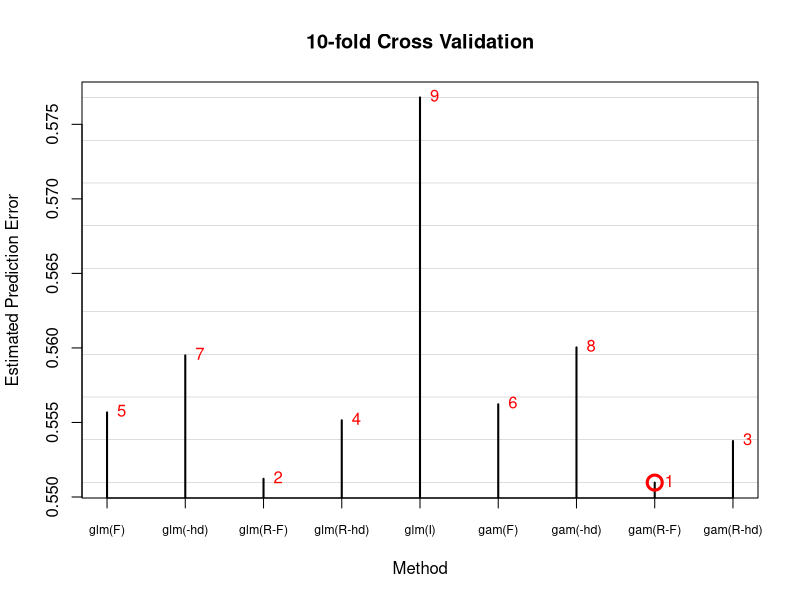
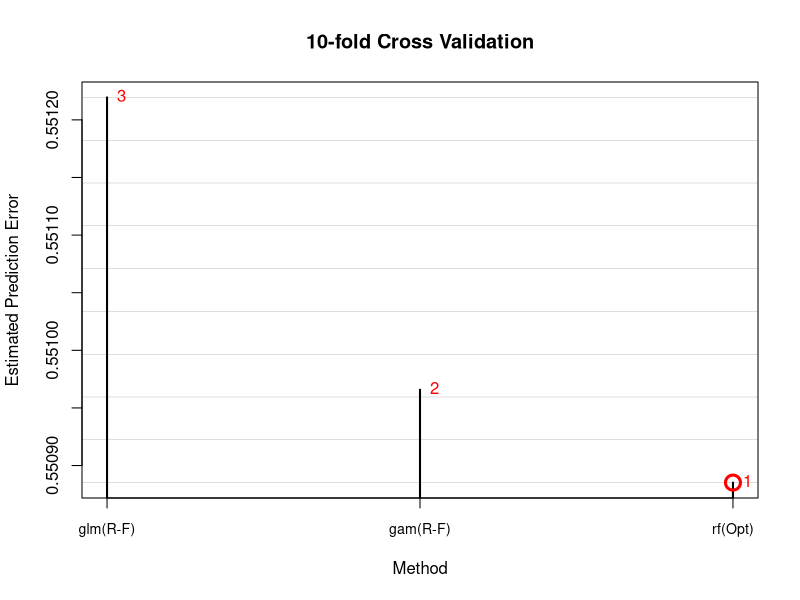

R code for these plots, in order:
## ---- chunk 1
# 1) GLM results:
# Call: 
# 10-fold Cross Validation
# 
# Est. Opt. Method: glm(R-F)
# Est. mspe:        0.551
# Time Spent:       0.889 mins
# > outCV
# $mspe
#                  method      mspe
# method=glm(F)         1 0.5556768
# method=glm(-hd)       2 0.5594973
# method=glm(R-F)       3 0.5512195
# method=glm(R-hd)      4 0.5551445
# method=glm(I)         5 0.5768067
# 
# $opt
# [1] "glm(R-F)"
# 
# 
# 
# 2) GAM results:
# Call: 
# 10-fold Cross Validation
# 
# Est. Opt. Method: gam(R-F)
# Est. mspe:        0.551
# Time Spent:       14.733 mins
# > outCV
# $mspe
#                  method      mspe
# method=gam(F)         1 0.5562196
# method=gam(-hd)       2 0.5600337
# method=gam(R-F)       3 0.5509658
# method=gam(R-hd)      4 0.5537546
# 
# 
# 3) rf results:
# Call:
# 10-fold Cross Validation
# 
# Est. Opt. Method: rf(Opt)
# Est. mspe:        0.551
# Time Spent:       1.614 mins
# 
# > outCV
# $mspe
#                method      mspe
# method=rf(Def)      1 0.5512463
# method=rf(Opt)      2 0.5508852
# 
# $opt
# [1] "rf(Opt)"
# 
# $opt
# [1] "gam(R-F)"
## ---- chunk 2
#plot estimated prediction error
method  = c("glm(F)", "glm(-hd)", "glm(R-F)", "glm(R-hd)", "glm(I)",
           "gam(F)", "gam(-hd)", "gam(R-F)", "gam(R-hd)")
score = c(0.5556768, 0.5594973, 0.5512195, 0.5551445, 0.5768067, 0.5562196, 0.5600337,
          0.5509658,0.5537546)
I = which(score==min(score))
log=0
ylim = log(range(score)*c(1,1.0))*log+range(score)*c(1,1.0)*(1-log)

			plot(score, type="h", xlab="Method", ylab="Estimated Prediction Error", 
				main="10-fold Cross Validation",
				lwd=2,xaxt="n",ylim=ylim)
			abline(h=seq(from=range(score)[1],to=range(score)[2],length=10),lwd=0.1)
			axis(1,at=1:length(method),method,las=1,cex.axis=0.745)
			points(I,score[I],col="red",pch=1,cex=2,lwd=3)
			text(1:length(score),score,rank(score),pos=4,col="red")
## ---- chunk 3
#plot estimated prediction error
method  = c("glm(R-F)", "gam(R-F)","rf(Opt)")
score = c(0.5512195, 0.5509658, 0.5508852)
I = which(score==min(score))
log=0
ylim = log(range(score)*c(1,1.0))*log+range(score)*c(1,1.0)*(1-log)

			plot(score, type="h", xlab="Method", ylab="Estimated Prediction Error", 
				main="10-fold Cross Validation",
				lwd=2,xaxt="n",ylim=ylim)
			abline(h=seq(from=range(score)[1],to=range(score)[2],length=10),lwd=0.1)
			axis(1,at=1:length(method),method,las=1,cex.axis=0.85)
			points(I,score[I],col="red",pch=1,cex=2,lwd=3)
			text(1:length(score),score,rank(score),pos=4,col="red")
